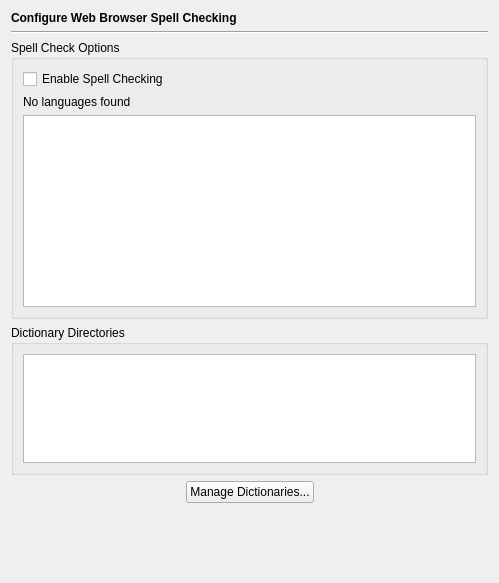
<?xml version="1.0" encoding="UTF-8"?>
<ui version="4.0">
 <class>WebBrowserSpellCheckingPage</class>
 <widget class="QWidget" name="WebBrowserSpellCheckingPage">
  <property name="geometry">
   <rect>
    <x>0</x>
    <y>0</y>
    <width>499</width>
    <height>583</height>
   </rect>
  </property>
  <layout class="QVBoxLayout" name="verticalLayout_3">
   <item>
    <widget class="QLabel" name="headerLabel">
     <property name="text">
      <string>&lt;b&gt;Configure Web Browser Spell Checking&lt;/b&gt;</string>
     </property>
    </widget>
   </item>
   <item>
    <widget class="Line" name="line17">
     <property name="frameShape">
      <enum>QFrame::HLine</enum>
     </property>
     <property name="frameShadow">
      <enum>QFrame::Sunken</enum>
     </property>
     <property name="orientation">
      <enum>Qt::Horizontal</enum>
     </property>
    </widget>
   </item>
   <item>
    <widget class="QGroupBox" name="groupBox">
     <property name="title">
      <string>Spell Check Options</string>
     </property>
     <layout class="QVBoxLayout" name="verticalLayout">
      <item>
       <widget class="QCheckBox" name="spellCheckEnabledCheckBox">
        <property name="toolTip">
         <string>Select to enable spell checking for editable parts</string>
        </property>
        <property name="text">
         <string>Enable Spell Checking</string>
        </property>
       </widget>
      </item>
      <item>
       <widget class="QLabel" name="noLanguagesLabel">
        <property name="text">
         <string>No languages found</string>
        </property>
       </widget>
      </item>
      <item>
       <widget class="QListWidget" name="spellCheckLanguagesList">
        <property name="dragEnabled">
         <bool>true</bool>
        </property>
        <property name="dragDropMode">
         <enum>QAbstractItemView::InternalMove</enum>
        </property>
        <property name="alternatingRowColors">
         <bool>true</bool>
        </property>
        <property name="selectionMode">
         <enum>QAbstractItemView::MultiSelection</enum>
        </property>
       </widget>
      </item>
     </layout>
    </widget>
   </item>
   <item>
    <widget class="QGroupBox" name="groupBox_2">
     <property name="maximumSize">
      <size>
       <width>16777215</width>
       <height>150</height>
      </size>
     </property>
     <property name="title">
      <string>Dictionary Directories</string>
     </property>
     <layout class="QVBoxLayout" name="verticalLayout_2">
      <item>
       <widget class="QPlainTextEdit" name="spellCheckDictionaryDirectoriesEdit">
        <property name="tabChangesFocus">
         <bool>true</bool>
        </property>
        <property name="lineWrapMode">
         <enum>QPlainTextEdit::NoWrap</enum>
        </property>
        <property name="readOnly">
         <bool>true</bool>
        </property>
       </widget>
      </item>
     </layout>
    </widget>
   </item>
   <item>
    <layout class="QHBoxLayout" name="horizontalLayout">
     <item>
      <spacer name="horizontalSpacer">
       <property name="orientation">
        <enum>Qt::Horizontal</enum>
       </property>
       <property name="sizeHint" stdset="0">
        <size>
         <width>40</width>
         <height>20</height>
        </size>
       </property>
      </spacer>
     </item>
     <item>
      <widget class="QPushButton" name="manageDictionariesButton">
       <property name="toolTip">
        <string>Press to open a dialog to manage spell checking dictionaries</string>
       </property>
       <property name="text">
        <string>Manage Dictionaries...</string>
       </property>
      </widget>
     </item>
     <item>
      <spacer name="horizontalSpacer_2">
       <property name="orientation">
        <enum>Qt::Horizontal</enum>
       </property>
       <property name="sizeHint" stdset="0">
        <size>
         <width>40</width>
         <height>20</height>
        </size>
       </property>
      </spacer>
     </item>
    </layout>
   </item>
   <item>
    <spacer name="verticalSpacer">
     <property name="orientation">
      <enum>Qt::Vertical</enum>
     </property>
     <property name="sizeHint" stdset="0">
      <size>
       <width>20</width>
       <height>40</height>
      </size>
     </property>
    </spacer>
   </item>
  </layout>
 </widget>
 <tabstops>
  <tabstop>spellCheckEnabledCheckBox</tabstop>
  <tabstop>spellCheckLanguagesList</tabstop>
  <tabstop>spellCheckDictionaryDirectoriesEdit</tabstop>
 </tabstops>
 <resources/>
 <connections/>
</ui>
